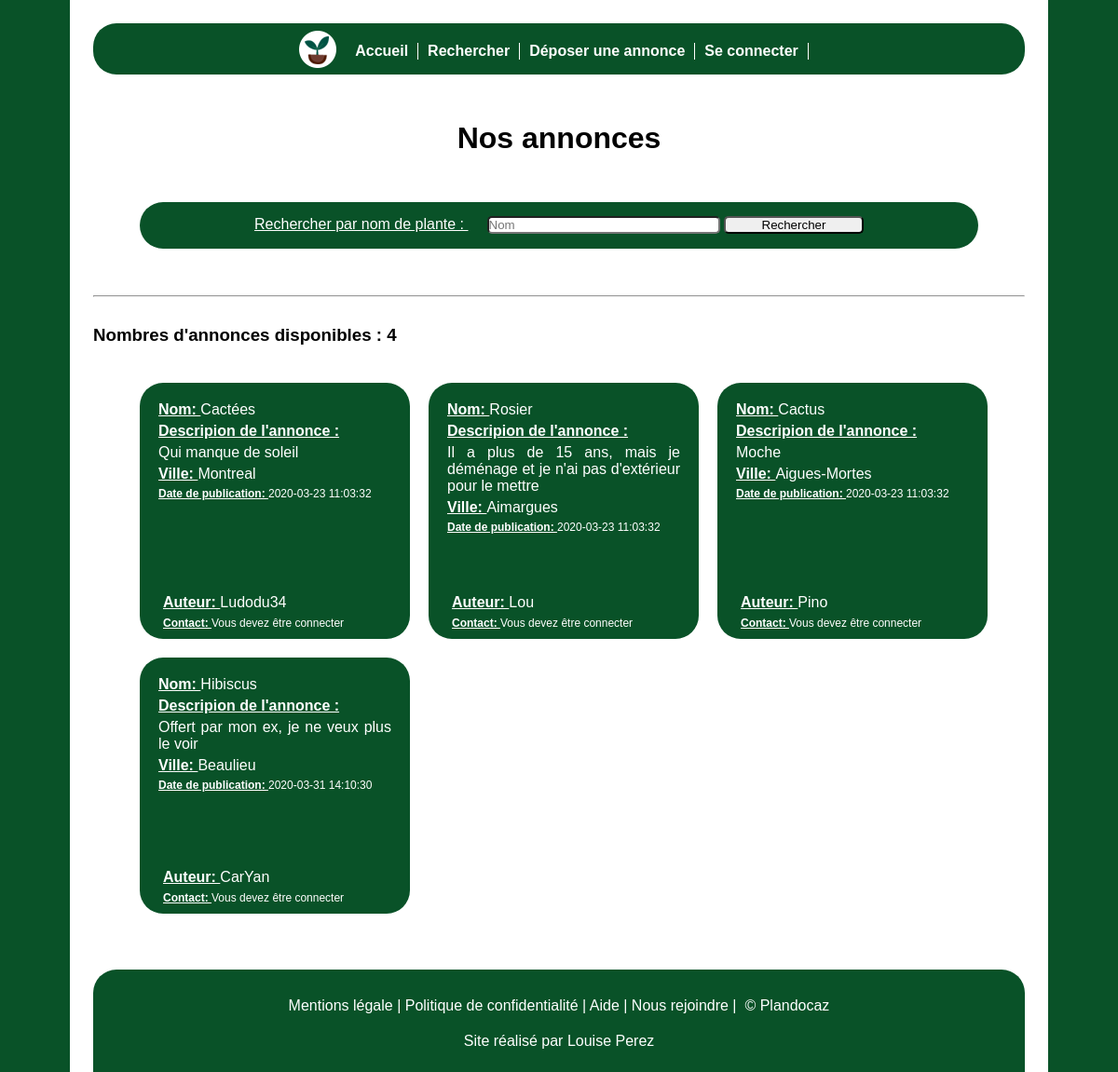
Page /rechercher.php on the committed database.
### tables this page shows
CREATE TABLE `annonces` (
  `id` int(11) NOT NULL,
  `nom_plante` varchar(255) NOT NULL,
  `description_annonce` text NOT NULL,
  `ville_annonce` varchar(255) NOT NULL,
  `date_ajout` datetime DEFAULT CURRENT_TIMESTAMP,
  `annonce_active` tinyint(1) NOT NULL,
  `id_membres` int(11) NOT NULL
);

CREATE TABLE `membres` (
  `id` int(11) NOT NULL,
  `nom_membres` varchar(255) NOT NULL,
  `prenom_membres` varchar(255) NOT NULL,
  `pseudo_membres` varchar(255) NOT NULL,
  `mail_membres` varchar(255) NOT NULL,
  `code_postal_membres` int(11) NOT NULL,
  `ville_membres` varchar(255) NOT NULL,
  `mdp` varchar(255) NOT NULL
);

### rechercher.php (the view, shortened to what this page needs)
<!DOCTYPE html>
<html lang="en">
<head>
    <link rel="stylesheet" href="style.css">
</head>
<body>
<header class="navbar">
         <ul>
            <li class="navLogo"><a href="index.php"><img src="image/icone.png"></a></li>
            <li><a href="index.php">Accueil</a></li>
            <li><a href="rechercher.php">Rechercher</a></li>
            <li><a href="deposerAnnonce.php">Déposer une annonce</a></li>
            <li><a href="profil.php">            <?php
               if ($_SESSION){
                  echo $_SESSION['prenom_membres'] . ' ' . $_SESSION['nom_membres'];
               }
               else {
                   echo 'Se connecter';
               }?>
            </a></li>
         </ul>
     </header>
    <h1> Nos annonces </h1>
    <section class="encart_recherche">
        <form method="POST" action="">
            <label> Rechercher par nom de plante : </label>
            <input type="text" name="recherche_nom" placeholder="Nom">
            <input type="SUBMIT" value="Rechercher">
        </form>
    </section>
   <hr/>
   <h3> Nombres d'annonces disponibles :
        <?php
            $bdd = new PDO('mysql:host=localhost;dbname=plantdocaz', 'root', 'root');
            $reponse4 = $bdd->query('SELECT COUNT(*) AS nbr_annonce FROM annonces WHERE annonce_active = 1');
            while ($donnees4 = $reponse4->fetch() ) {
               echo '<strong>' . htmlspecialchars($donnees4['nbr_annonce']) . '</strong>';
            } ?>
    </h3>
    <section class="annonces">
        <?php
            $bdd = new PDO('mysql:host=localhost;dbname=plantdocaz', 'root', 'root');
            $reponse = $bdd->query('SELECT * FROM annonces WHERE annonce_active = 1');
            while ($donnees = $reponse->fetch() ) { ?>
                <div class="encart_annonce">
                    <p><strong class="information_annonce"> Nom: </strong>
                        <?php echo htmlspecialchars($donnees['nom_plante'])?></p>
                    <p><strong class="information_annonce">Descripion de l'annonce : </strong></p>
                        <p><?php echo htmlspecialchars($donnees['description_annonce'])?></p>
                    <p><strong class="information_annonce"> Ville: </strong>
                        <?php echo htmlspecialchars($donnees['ville_annonce'])?></p>
                    <p class="publication_annonce"><strong class="information_annonce"> Date de publication: </strong>
                        <?php echo htmlspecialchars($donnees['date_ajout'])?></p>
                    <?php
                    $reponse2 = $bdd->query("SELECT pseudo_membres FROM membres INNER JOIN annonces ON membres.id = ".$donnees['id_membres']);
                    $donnees2 = $reponse2->fetch(); ?>
                    <p class="auteur_annonce"><strong class="information_annonce"> Auteur: </strong>
                        <?php echo htmlspecialchars($donnees2[0])?></p>
                    <?php if ($_SESSION){
                        $reponse3 = $bdd->query("SELECT mail_membres FROM membres INNER JOIN annonces ON membres.id = ".$donnees['id_membres']);
                        $donnees3 = $reponse3->fetch(); ?>
                        <p class="contact_annonce"><strong class="information_annonce"> Contact: </strong>
                            <?php echo htmlspecialchars($donnees3[0])?></p>
                        <?php } else { ?>
                        <p class="contact_annonce"><strong class="information_annonce"> Contact: </strong> Vous devez être connecter</p>
                        <?php } ?>
                    <br/>
                </div>
            <?php }
        ?>
    </section>
    <?php include 'partie/footer.php'; ?>
</body>
</html>

### partie/footer.php
<footer>
   <p>Mentions légale | Politique de confidentialité | Aide | Nous rejoindre |  © Plandocaz  </p>
   <p> Site réalisé par Louise Perez</p>
</footer>

### style.css (style rules this page uses)
* { margin: 0; padding: 0; }
html { background-color: #095228; }
body { margin-left: auto; margin-right: auto; width: 1000px ; text-align: center; background-color: white; padding: 25px; font-family: "Optima" , sans-serif; color: black; }
h3 { margin-top: 30px; text-align: left; }
h1 { margin-top: 20px; margin-bottom: 50px; }
.navbar { background-color: #095228; border-radius: 25px; height: 55px; margin-bottom: 50px; }
.navLogo { border: none; }
ul { display: flex; justify-content: center; align-items: center; padding-top: 5px; }
ul li { list-style-type: none; border-right:1px solid white ; margin-left: 10px; padding-right: 10px; color: white; font-weight: bolder; }
ul li a { color: white; text-decoration: none; }
.encart_recherche { height: 40px; width: 800px; background-color: #095228; border-radius: 25px; margin-left: auto; margin-right: auto; padding-left: 50px; padding-right: 50px; padding-top: 10px; }
.encart_recherche label { text-decoration: underline; }
.annonces { width: 1000px; display: flex; flex-direction: row; flex-wrap: wrap; margin-top: 30px; justify-content: start; color: white; margin-left: 40px; margin-bottom: 20px; }
.annonces p { margin-top: 5px; }
.encart_annonce { width: 250px; height: 260px; background-color: #095228; border-radius: 25px; padding-top: 15px; margin: 10px; text-align: justify; padding-left: 20px; padding-right: 20px; position: relative; }
.encart_annonce p { width: 250px; }
.information_annonce { font-weight: bold; text-decoration: underline; }
.auteur_annonce { position: absolute; bottom: 30px; right: 15px; }
.publication_annonce { font-size: 12px; }
.contact_annonce { position: absolute; bottom: 10px; right: 15px; font-size: 12px; }
label { color: white; margin-right: 20px; }
input[type=submit] { width: 150px; }
input, textarea, select { width : 250px; margin: 5px 0px; border-radius: 5px; -webkit-box-sizing: border-box; -moz-box-sizing: border-box; box-sizing: border-box; }
footer { background: #095228; border-top-left-radius: 25px; border-top-right-radius: 25px; margin-bottom: -25px; width:100%; padding-top:10px; height:100px; color: white; margin-top: 50px; }
footer p { margin-top: 20px; }

### rows in the picture
annonces: nom_plante "Cactées", description_annonce "Qui manque de soleil", ville_annonce "Montreal", date_ajout "2020-03-23 11:03:32", id_membres.pseudo_membres "Ludodu34"
annonces: nom_plante "Rosier", description_annonce "Il a plus de 15 ans, mais je déménage et je n'ai pas d'extérieur pour le mettre", ville_annonce "Aimargues", date_ajout "2020-03-23 11:03:32", id_membres.pseudo_membres "Lou"
annonces: nom_plante "Cactus", description_annonce "Moche", ville_annonce "Aigues-Mortes", date_ajout "2020-03-23 11:03:32", id_membres.pseudo_membres "Pino"
annonces: nom_plante "Hibiscus", description_annonce "Offert par mon ex, je ne veux plus le voir", ville_annonce "Beaulieu", date_ajout "2020-03-31 14:10:30", id_membres.pseudo_membres "CarYan"

### other values in the picture
$donnees4['nbr_annonce'] "4"
